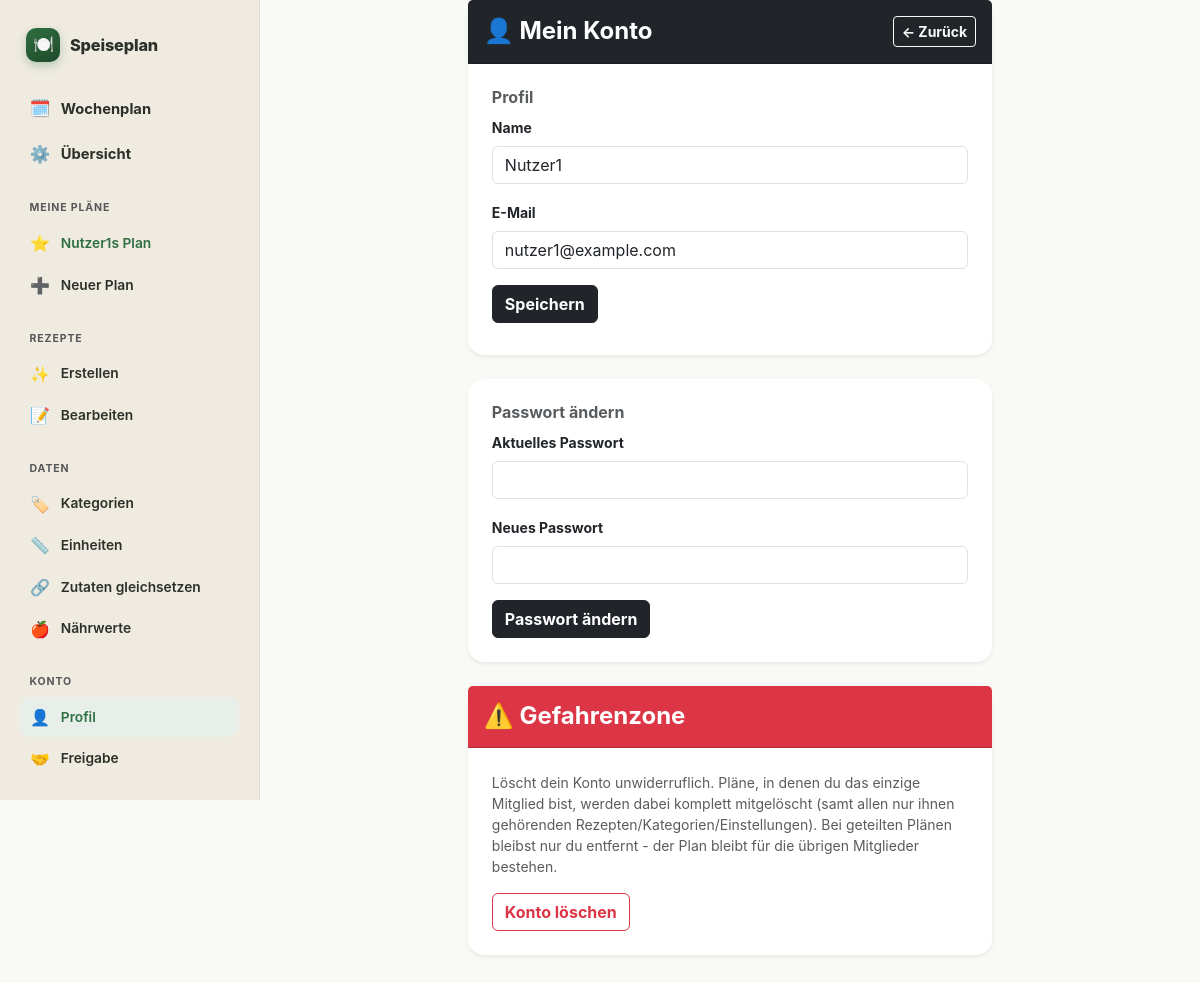
/manage/account (signed in), run on the app's committed database.
### models.py (models this page shows)
class PlanMembership(db.Model):
    id = db.Column(db.Integer, primary_key=True)
    plan_id = db.Column(db.Integer, db.ForeignKey('plan.id'), nullable=False, index=True)
    user_id = db.Column(db.Integer, db.ForeignKey('user.id'), nullable=False, index=True)
    is_starred = db.Column(db.Boolean, default=False, nullable=False)
    show_in_week_overview = db.Column(db.Boolean, default=True, nullable=False)
    __table_args__ = (db.UniqueConstraint('plan_id', 'user_id', name='uq_plan_membership_plan_id_user_id'),)
    plan = db.relationship('Plan')
    user = db.relationship('User')

class Plan(db.Model):
    id = db.Column(db.Integer, primary_key=True)
    name = db.Column(db.String(100), nullable=False)
    owner_user_id = db.Column(db.Integer, db.ForeignKey('user.id'), nullable=False)
    created_at = db.Column(db.DateTime, default=db.func.now())
    owner = db.relationship('User', foreign_keys=[owner_user_id])

class User(db.Model):
    id = db.Column(db.Integer, primary_key=True)
    name = db.Column(db.String(50), nullable=False)
    email = db.Column(db.String(255), unique=True, nullable=False, index=True)
    password_hash = db.Column(db.String(255), nullable=False)
    created_at = db.Column(db.DateTime, default=db.func.now())

### routes/account.py (the view)
@account_bp.route('/manage/account')
def account_view():
    return render_template('account.html', user=current_user())

### app.py (called while the page is built)
@app.before_request
def require_login():
    if request.endpoint is None or request.endpoint in ('auth.login', 'auth.register', 'static'):
        return None
    if current_user() is None:
        return redirect(url_for('auth.login', next=request.path))
    if current_plan() is None and request.endpoint not in ZERO_PLAN_ALLOWED_ENDPOINTS:
        return redirect(url_for('plan.index'))
    return None

@app.after_request
def set_security_headers(response):
    response.headers['X-Content-Type-Options'] = 'nosniff'
    response.headers['X-Frame-Options'] = 'DENY'
    response.headers['Referrer-Policy'] = 'same-origin'
    response.headers['Permissions-Policy'] = 'geolocation=(), camera=(), microphone=()'
    response.headers['Content-Security-Policy'] = (
        "default-src 'self'; "
        "script-src 'self' 'unsafe-inline'; "
        "style-src 'self' 'unsafe-inline'; "
        "img-src 'self' data:; "
        "frame-ancestors 'none'; "
        "base-uri 'self'; "
        "form-action 'self'"
    )
    return response

@app.context_processor
def inject_css_version():
    css_path = os.path.join(app.static_folder, 'style.css')
    try:
        css_version = int(os.path.getmtime(css_path))
    except OSError:
        css_version = 0
    return {'css_version': css_version}

@app.context_processor
def inject_current_user_and_plans():
    user = current_user()
    if user is None:
        return {'nav_current_user': None, 'nav_current_plan': None, 'nav_user_plans': []}
    return {
        'nav_current_user': user,
        'nav_current_plan': current_plan(),
        'nav_user_plans': user_plan_memberships(user),
    }

@app.context_processor
def inject_shopping_categories():
    return {
        'shopping_categories': SHOPPING_CATEGORIES,
        'shopping_uncategorized': UNCATEGORIZED,
        'pantry_categories': sorted(PANTRY_CATEGORIES),
    }

@app.context_processor
def inject_ingredient_aliases():
    plan = current_plan()
    return {'ingredient_aliases': get_all_aliases(plan.id) if plan else {}}

@app.context_processor
def inject_ingredient_nutrition():
    plan = current_plan()
    return {'ingredient_nutrition': get_all_nutrition_entries(plan.id) if plan else {}}

### services/auth.py (called while the page is built)
def current_user():
    if 'user_id' not in session:
        return None
    if not hasattr(g, '_current_user'):
        g._current_user = User.query.get(session['user_id'])
        if g._current_user is None:
            session.clear()
    return g._current_user

### templates/account.html (shortened to what this page needs)
{% extends 'base.html' %}
{% block content %}
<div class="row justify-content-center">
    <div class="col-12 col-md-7">
        <div class="card shadow-sm border-0 mb-4">
            <div class="card-header bg-dark text-white py-3 d-flex justify-content-between align-items-center">
                <h4 class="card-title mb-0 fw-bold">👤 Mein Konto</h4>
                <a href="/manage" class="btn btn-sm btn-outline-light fw-bold"><- Zurück</a>
            </div>
            <div class="card-body p-4">
                <h6 class="fw-bold text-muted mb-2">Profil</h6>
                <form method="POST" action="{{ url_for('account.update_profile_route') }}" class="mb-2">
                    <div class="mb-3">
                        <label class="form-label fw-bold small" for="accountName">Name</label>
                        <input type="text" name="name" id="accountName" class="form-control" value="{{ user.name }}" required autocomplete="name">
                    </div>
                    <div class="mb-3">
                        <label class="form-label fw-bold small" for="accountEmail">E-Mail</label>
                        <input type="email" name="email" id="accountEmail" class="form-control" value="{{ user.email }}" required autocomplete="email">
                    </div>
                    <button type="submit" class="btn btn-dark fw-bold">Speichern</button>
                </form>
            </div>
        </div>
        <div class="card shadow-sm border-0 mb-4">
            <div class="card-body p-4">
                <h6 class="fw-bold text-muted mb-2">Passwort ändern</h6>
                <form method="POST" action="{{ url_for('account.update_password_route') }}">
                    <div class="mb-3">
                        <label class="form-label fw-bold small" for="currentPassword">Aktuelles Passwort</label>
                        <input type="password" name="current_password" id="currentPassword" class="form-control" required autocomplete="current-password">
                    </div>
                    <div class="mb-3">
                        <label class="form-label fw-bold small" for="newPassword">Neues Passwort</label>
                        <input type="password" name="new_password" id="newPassword" class="form-control" required autocomplete="new-password">
                    </div>
                    <button type="submit" class="btn btn-dark fw-bold">Passwort ändern</button>
                </form>
            </div>
        </div>
        <div class="card shadow-sm border-0">
            <div class="card-header bg-danger text-white py-3">
                <h4 class="card-title mb-0 fw-bold">⚠️ Gefahrenzone</h4>
            </div>
            <div class="card-body p-4">
                <p class="text-muted small mb-3">
                    Löscht dein Konto unwiderruflich. Pläne, in denen du das einzige Mitglied bist, werden dabei
                    komplett mitgelöscht (samt allen nur ihnen gehörenden Rezepten/Kategorien/Einstellungen). Bei
                    geteilten Plänen bleibst nur du entfernt - der Plan bleibt für die übrigen Mitglieder bestehen.
                </p>
                <button type="button" class="btn btn-outline-danger fw-bold" data-bs-toggle="modal" data-bs-target="#deleteAccountModal">
                    Konto löschen
                </button>
            </div>
        </div>
    </div>
</div>
{% endblock %}

### templates/base.html (shortened to what this page needs)
<!DOCTYPE html>
<html lang="de">
<head>
    <link rel="stylesheet" href="{{ url_for('static', filename='bootstrap.min.css') }}" type="text/css">
    <link rel="stylesheet" href="{{ url_for('static', filename='style.css') }}?v={{ css_version }}" type="text/css">
</head>
<body>
    <div class="app-shell">
        <aside class="app-rail">
            <a class="rail-brand" href="/">
                <span class="mark">🍽️</span>
                <span class="name">Speiseplan</span>
            </a>
            <div class="nav-primary">
                <a class="nav-link {% if request.path == '/' or request.path.startswith('/plan') %}active{% endif %}" href="/"><span class="ic">🗓️</span>Wochenplan</a>
                <a class="nav-link {% if request.path == '/manage' %}active{% endif %}" href="/manage"><span class="ic">⚙️</span>Übersicht</a>
            </div>
            <div class="rail-section">
                <div class="rail-label">Meine Pläne</div>
                {% for membership in nav_user_plans %}
                <form method="POST" action="{{ url_for('auth.switch_plan', plan_id=membership.plan_id) }}">
                    <button type="submit" class="rail-link w-100 text-start border-0 bg-transparent {% if nav_current_plan and membership.plan_id == nav_current_plan.id %}active{% endif %}">
                        <span class="ic">{{ '⭐' if membership.is_starred else '📋' }}</span>{{ membership.plan.name }}
                    </button>
                </form>
                {% endfor %}
                <button type="button" class="rail-link w-100 text-start border-0 bg-transparent" data-bs-toggle="modal" data-bs-target="#createPlanModal">
                    <span class="ic">➕</span>Neuer Plan
                </button>
            </div>
            <div class="rail-section">
                <div class="rail-label">Rezepte</div>
                <a class="rail-link {% if request.path == '/manage/recipe/create' %}active{% endif %}" href="/manage/recipe/create"><span class="ic">✨</span>Erstellen</a>
                <a class="rail-link {% if request.path == '/manage/recipe/edit-list' or request.path.startswith('/manage/recipe/edit/') %}active{% endif %}" href="/manage/recipe/edit-list"><span class="ic">📝</span>Bearbeiten</a>
            </div>
            <div class="rail-section">
                <div class="rail-label">Daten</div>
                <a class="rail-link {% if request.path == '/manage/categories' %}active{% endif %}" href="/manage/categories"><span class="ic">🏷️</span>Kategorien</a>
                <a class="rail-link {% if request.path == '/manage/units' %}active{% endif %}" href="/manage/units"><span class="ic">📏</span>Einheiten</a>
                <a class="rail-link {% if request.path == '/manage/ingredient-aliases' %}active{% endif %}" href="/manage/ingredient-aliases"><span class="ic">🔗</span>Zutaten gleichsetzen</a>
                <a class="rail-link {% if request.path == '/manage/ingredient-nutrition' %}active{% endif %}" href="/manage/ingredient-nutrition"><span class="ic">🍎</span>Nährwerte</a>
            </div>
            <div class="rail-section">
                <div class="rail-label">Konto</div>
                <a class="rail-link {% if request.path == '/manage/account' %}active{% endif %}" href="/manage/account"><span class="ic">👤</span>Profil</a>
                <a class="rail-link {% if request.path == '/manage/sharing' %}active{% endif %}" href="/manage/sharing"><span class="ic">🤝</span>Freigabe</a>
            </div>
        </aside>
        <div class="app-content">
            <div class="container pb-5">
                {% block content %}{% endblock %}
            </div>
        </div>
    </div>
</body>
</html>

### static/style.css (style rules this page uses)
:root { --primary-food: #2E6F40; --primary-dark: #1E4A2A; --accent-warm: #F4C430; --bg-warm: #F9F9F6; --text-dark: #2B302A; --radius-main: 1rem; --card-bg: #ffffff; --border-subtle: #F1F1EE; --scrollbar-thumb: #D1D1CB; --highlight-bg: #E8EFEA; --excluded-bg: #eeeeee; --rail-bg: #EFEBE1; --rail-border: #E2DCCB; }
body { font-family: 'Plus Jakarta Sans', sans-serif; background-color: var(--bg-warm); color: var(--text-dark); }
.app-shell { display: grid; grid-template-columns: 260px 1fr; min-height: 100vh; }
.app-content { min-width: 0; }
.app-rail { background: var(--rail-bg); border-right: 1px solid var(--rail-border); padding: 1.75rem 1.25rem 1.5rem; display: flex; flex-direction: column; position: sticky; top: 0; height: 100vh; overflow-y: auto; }
.rail-brand { display: flex; align-items: center; gap: 0.6rem; padding: 0 0.4rem; margin-bottom: 1.6rem; text-decoration: none; color: var(--text-dark); }
.rail-brand .mark { width: 34px; height: 34px; border-radius: 10px; background: linear-gradient(155deg, var(--primary-food), var(--primary-dark)); display: flex; align-items: center; justify-content: center; font-size: 1.05rem; box-shadow: 0 4px 10px rgba(46, 111, 64, 0.28); flex-shrink: 0; }
.rail-brand .name { font-weight: 800; font-size: 1.02rem; letter-spacing: -0.01em; }
.nav-primary { margin-bottom: 1.4rem; }
.nav-link { display: flex; align-items: center; gap: 0.65rem; padding: 0.55rem 0.6rem; border-radius: 10px; color: var(--text-dark) !important; text-decoration: none; font-weight: 700; font-size: 0.92rem; margin-bottom: 0.15rem; }
.nav-link .ic { font-size: 1.05rem; width: 1.3rem; text-align: center; flex-shrink: 0; }
.rail-section { margin-bottom: 1.5rem; }
.rail-label { font-size: 0.66rem; font-weight: 700; letter-spacing: 0.08em; text-transform: uppercase; color: var(--bs-secondary-color); padding: 0 0.6rem; margin-bottom: 0.45rem; }
.rail-link { display: flex; align-items: center; gap: 0.65rem; padding: 0.5rem 0.6rem; border-radius: 10px; color: var(--text-dark); text-decoration: none; font-weight: 600; font-size: 0.86rem; margin-bottom: 0.1rem; }
.rail-link .ic { font-size: 1rem; width: 1.3rem; text-align: center; flex-shrink: 0; }
.rail-link.active { background: var(--highlight-bg); color: var(--primary-food); }
.card { border: none !important; border-radius: var(--radius-main); box-shadow: 0 8px 24px rgba(0, 0, 0, 0.04); background-color: var(--card-bg); }

### templates/base.html (style rules this page uses)
body { font-family: -apple-system, BlinkMacSystemFont, "Segoe UI", Roboto, Helvetica, Arial, sans-serif; }

### data on the page
PlanMembership: is_starred "⭐", plan.name "Nutzer1s Plan"
User: name "Nutzer1", email "nutzer1@example.com"
